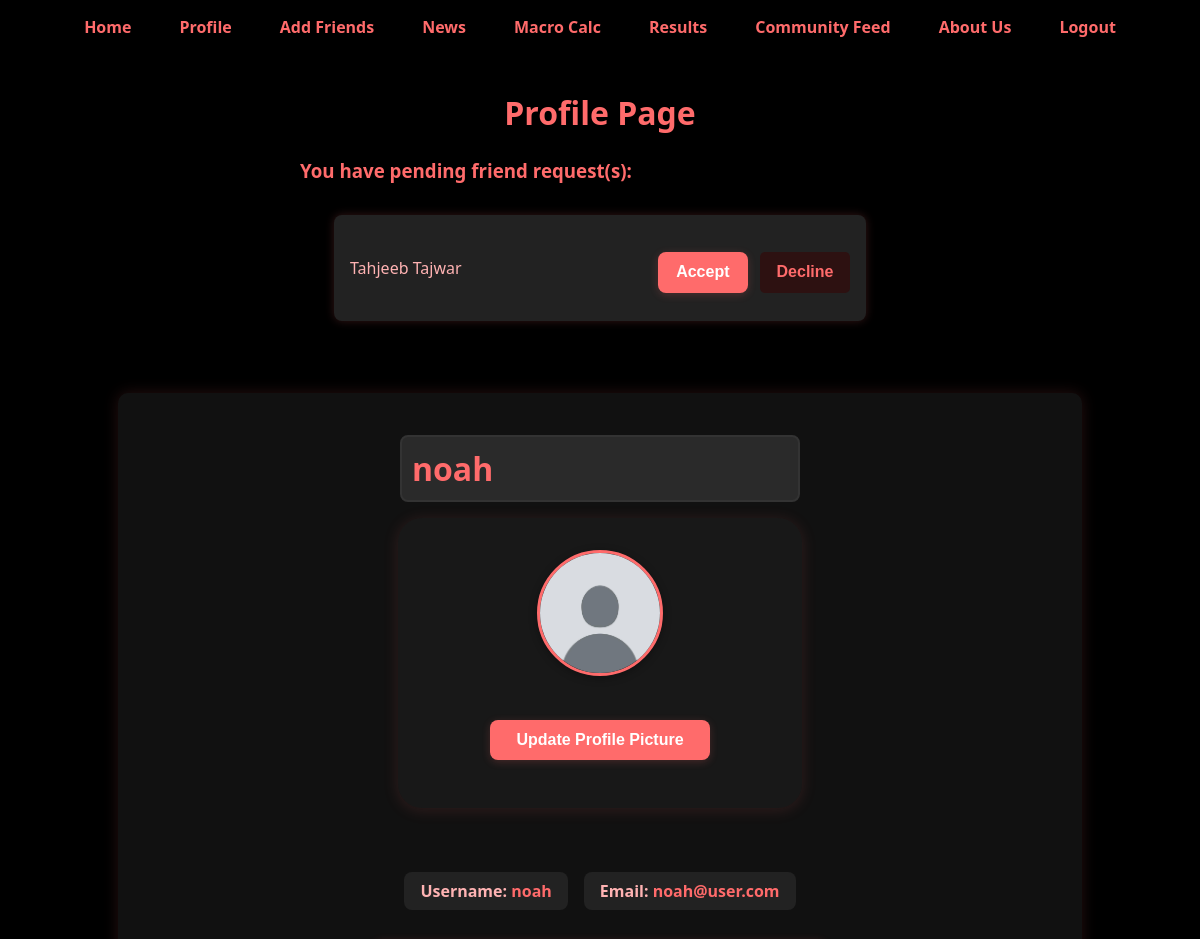
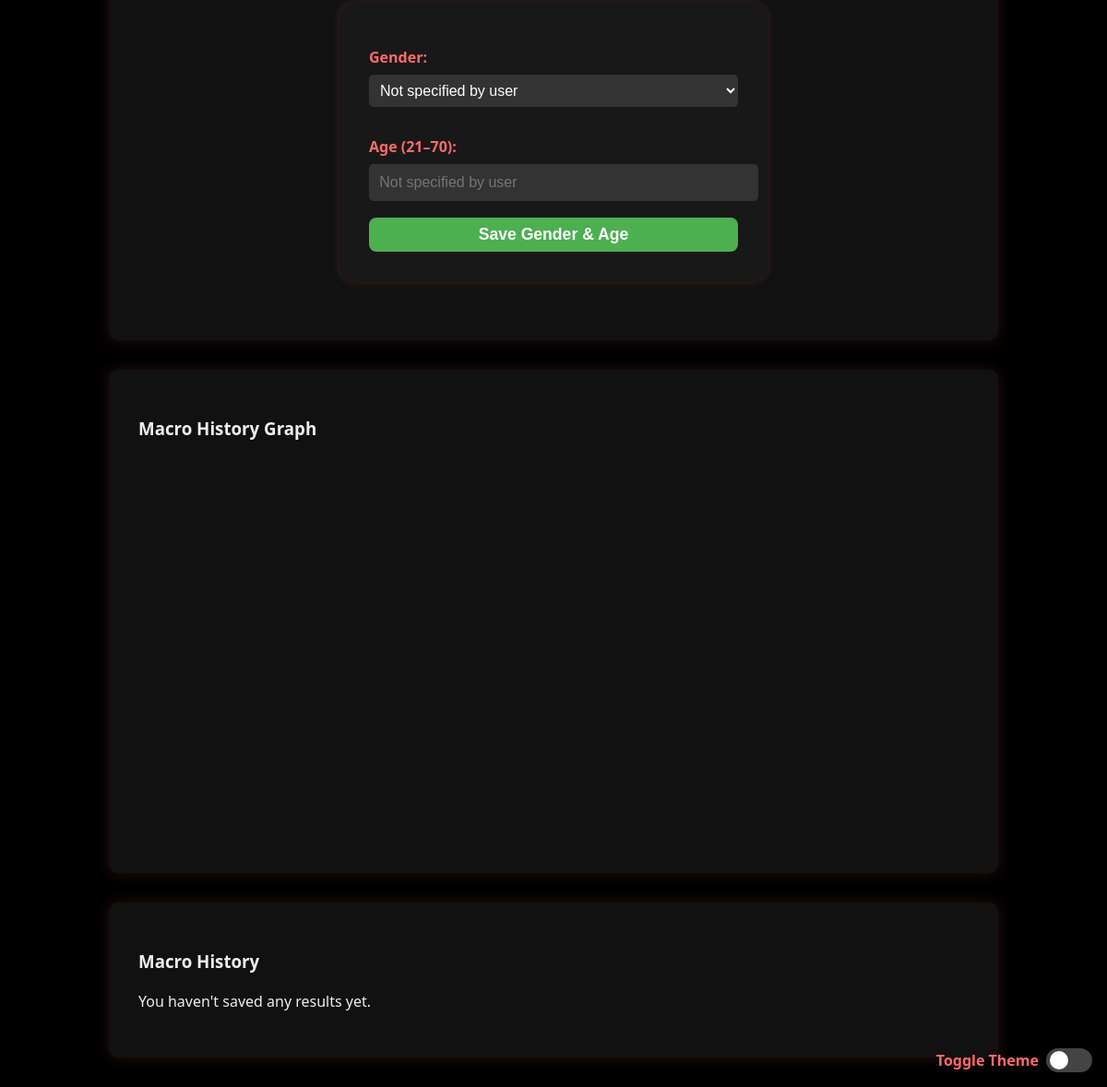
Before: /profile (signed in) with the older database file (2 pictures, top to bottom).
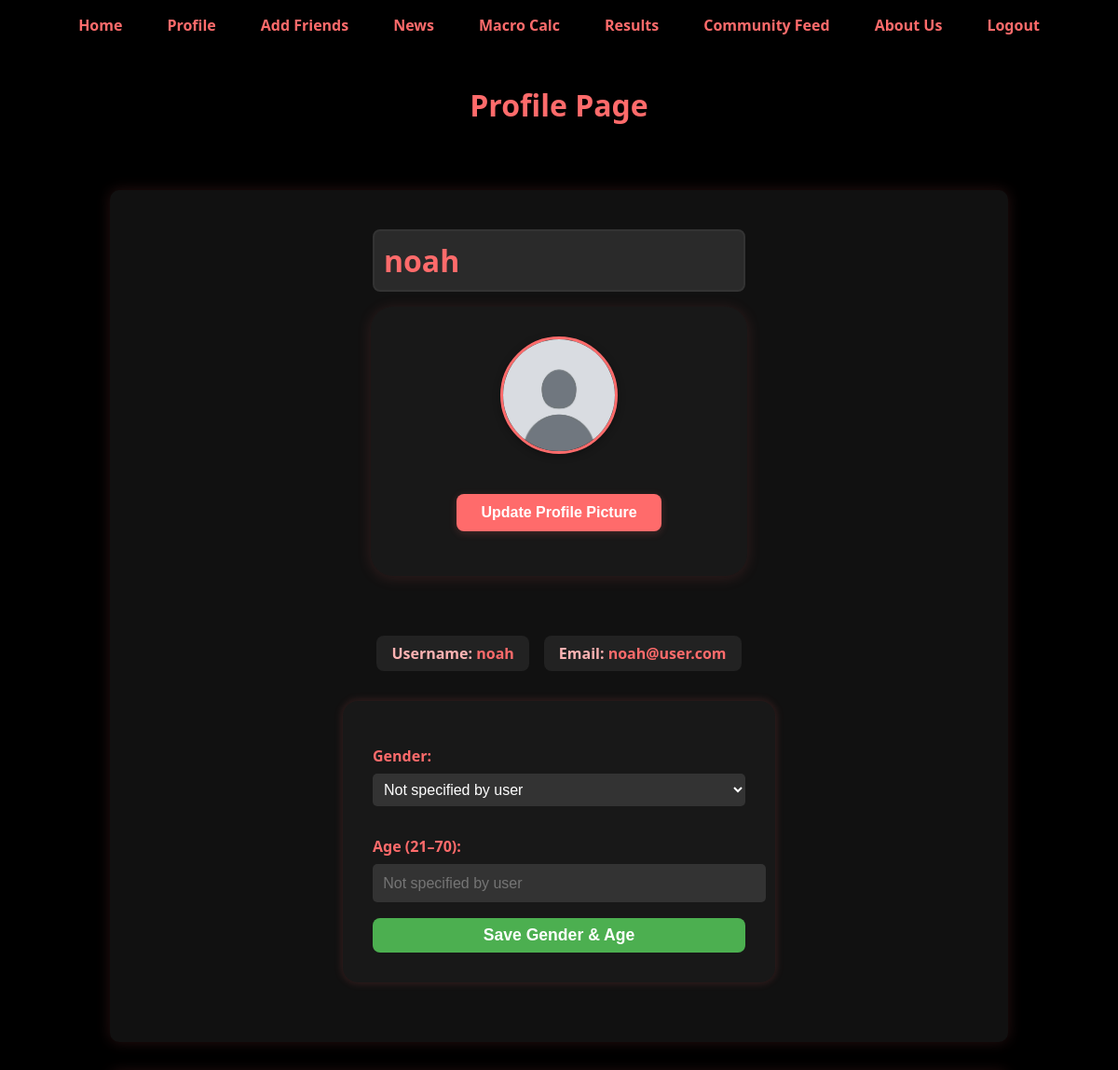
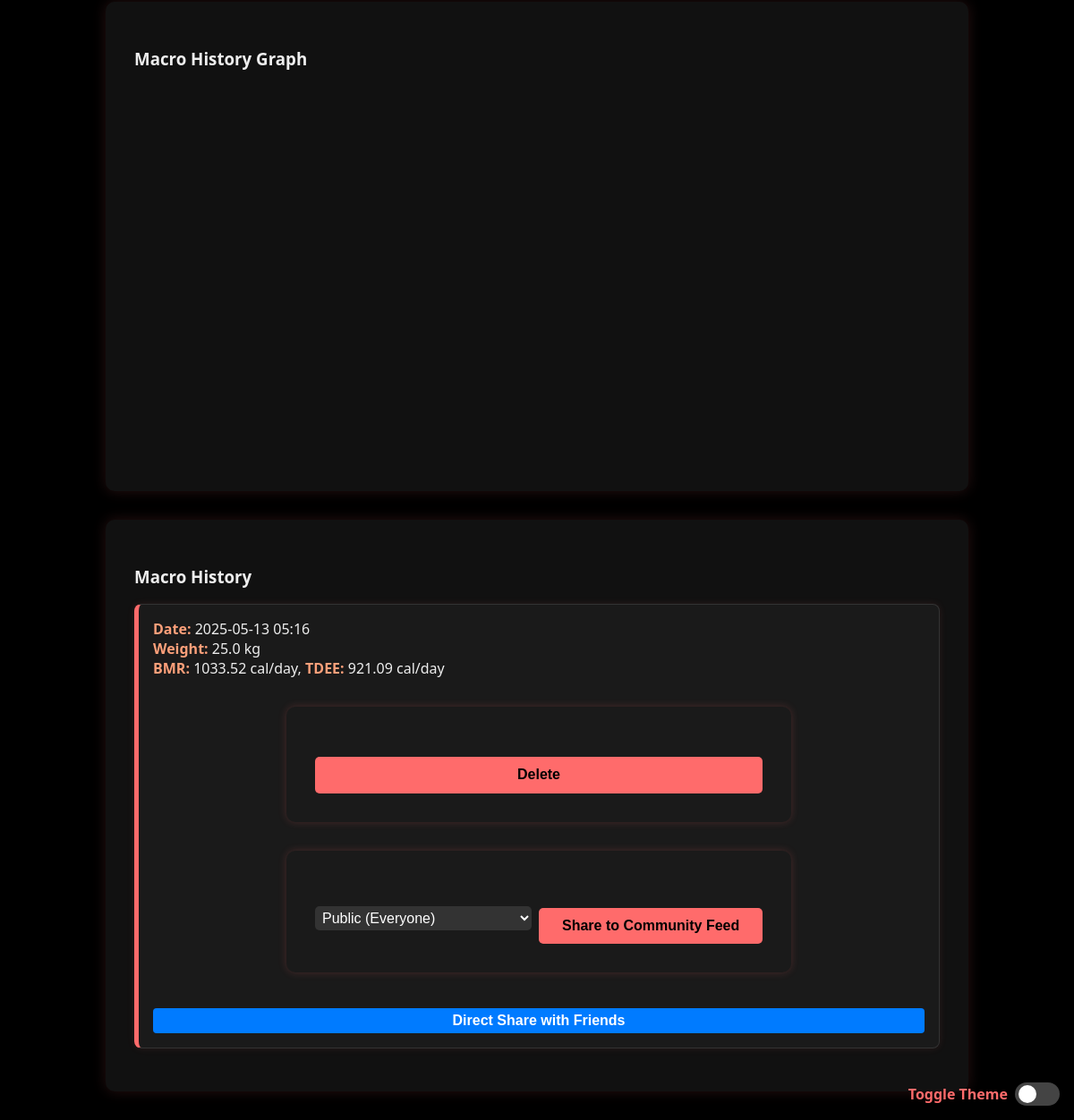
After: the same page with the newer database file (2 pictures, top to bottom).
### app/models.py (models this page shows)
class FriendRequest(db.Model):
    __tablename__ = 'friend_request'
    request_id = db.Column(db.Integer, primary_key=True)
    requester_id = db.Column(
        db.Integer,
        db.ForeignKey('user.id'),
    )
    receiver_id  = db.Column(
        db.Integer,
        db.ForeignKey('user.id'),
    )
    status = db.Column(
        db.String(20),
        nullable=False,
        default='pending'
    )
    requester = db.relationship(
        'User',
        foreign_keys=[requester_id],
        back_populates='requests_sent'
    )
    receiver  = db.relationship(
        'User',
        foreign_keys=[receiver_id],
        back_populates='requests_received'
    )

class User(db.Model, UserMixin):
    id = db.Column(db.Integer, primary_key=True)
    name = db.Column(db.String(80), unique=True, nullable=False)
    email = db.Column(db.String(120), unique=True, nullable=False)
    password = db.Column(db.String(120), nullable=False)
    gender = db.Column(db.String(10))
    age = db.Column(db.Integer)
    profile_picture = db.Column(db.String(255), default='placeholder-profile.jpg')
    requests_sent = db.relationship(
        'FriendRequest',
        foreign_keys='FriendRequest.requester_id',
        back_populates='requester',
        lazy='dynamic'
    )
    requests_received = db.relationship(
        'FriendRequest',
        foreign_keys='FriendRequest.receiver_id',
        back_populates='receiver',
        lazy='dynamic'
    )
    friends = db.relationship(
        'User',
        secondary=friend_assoc,
        primaryjoin=(id == friend_assoc.c.user_id),
        secondaryjoin=(id == friend_assoc.c.friend_id),
        lazy='dynamic'
    )

class MacroPost(db.Model):
    id = db.Column(db.Integer, primary_key=True)
    gender = db.Column(db.String(10), nullable=False)
    age = db.Column(db.Integer, nullable=False)
    weight = db.Column(db.Float, nullable=False)
    height = db.Column(db.Float, nullable=False)
    bmr = db.Column(db.Float, nullable=False)
    tdee = db.Column(db.Float, nullable=False)
    calorie_goal = db.Column(db.String(10), nullable=False, server_default='maintain')
    timestamp = db.Column(db.DateTime, server_default=db.func.now())
    user_id = db.Column(db.Integer, db.ForeignKey('user.id'), nullable=False)
    user = db.relationship('User', backref=db.backref('macroposts', lazy=True))

### app/routes.py (the view)
@app.route("/profile")
@login_required
def profile():
    macro_posts = MacroPost.query.filter_by(user_id=current_user.id).order_by(MacroPost.timestamp.desc()).all()
    form = ProfilePictureForm()
    pending_requests = FriendRequest.query.filter_by(receiver_id=current_user.id, status='pending').all()
    return render_template(
        "profile.html",
        user=current_user,
        macro_posts=macro_posts,
        form=form,
        pending_requests=pending_requests,
    )

### app/forms.py
class ProfilePictureForm(FlaskForm):
    picture = FileField('Update Profile Picture', validators=[
        FileAllowed(['jpg', 'png', 'jpeg'], 'Images only!')
    ])
    submit = SubmitField('Update Picture')

### app/__init__.py (called while the page is built)
@login_manager.user_loader
def load_user(user_id):
    return User.query.get(int(user_id))

### app/templates/profile.html (shortened to what the changed rows need)
{% extends "base.html" %}
{% block content %}
<div class="profile-container">
    <header class="profile-header">
        <h1>Profile Page</h1>
        {% if pending_requests %}
        <div style="margin: 1.5em auto; max-width: 600px;">
            <h3 style="color:#ff6b6b; margin-bottom: 1em;">You have pending friend request(s):
            </h3>
            {% for request in pending_requests %}
            <form action="{{ url_for('respond_friend_request', request_id=request.request_id) }}" method="POST"
                style="display:flex; justify-content:space-between; align-items:center; background:#222; padding:0.8em 1em; border-radius:8px; margin-bottom:10px;">
                <span style="color:#ffb3b3;"> {{ request.requester.name }}</span>
                <div>
                    <button name="decision" value="accept" class="profile-btn update-btn" style="margin-right:0.5em; width:90px;">Accept</button>
                    <button name="decision" value="decline" class="delete-btn" style="width:90px;">Decline</button>
                </div>
            </form>
            {% endfor %}
        </div>
        {% endif %}
    </header>
    <section class="profile-info">
        <div style="display:flex; flex-direction:column; align-items:center; margin-bottom: 2em;">
            <h2 style="font-size:2rem; font-weight:bold; color:#ff6b6b; margin-bottom:0.5em;">{{ user.name }}</h2>
        </div>
    </section>
    <section class="macro-history">
        <h3>Macro History</h3>
        {% if macro_posts %}
            <ul>
                {% for post in macro_posts %}
                    <li>
                        <strong>Date:</strong> {{ post.timestamp.strftime('%Y-%m-%d %H:%M') }}<br>
                        <strong>Weight:</strong> {{ post.weight }} kg<br>
                        <strong>BMR:</strong> {{ post.bmr }} cal/day,
                        <strong>TDEE:</strong> {{ post.tdee }} cal/day
                        <form action="{{ url_for('delete_macro_post', post_id=post.id) }}" method="POST" style="inline">
                            <button type="submit" onclick="return confirm('Are you sure you want to delete this entry?');">Delete</button>
                        </form>
                        <form action="{{ url_for('create_feed_post', post_id=post.id) }}" method="POST" style="inline">
                            <div style="margin-top: 8px; display: flex; align-items: center;">
                                <select name="visibility" style="margin-right: 8px; padding: 4px;">
                                    <option value="public">Public (Everyone)</option>
                                </select>
                                <button type="submit">Share to Community Feed</button>
                            </div>
                        </form>
                        <button onclick="openShareModal('{{ post.id }}')" class="share-btn" style="margin-top: 8px;">
                            Direct Share with Friends
                        </button>
                    </li>
                {% endfor %}
            </ul>
        {% else %}
            <p>You haven't saved any results yet.</p>
        {% endif %}
    </section>
</div>
{% endblock %}

Changed rows visible on the page:
no longer on this page (row edited): FriendRequest: requester.name "Tahjeeb Tajwar"
added MacroPost: timestamp "2025-05-13 05:16", weight "25.0", bmr "1033.52", tdee "921.09"
Other visible differences:
text no longer shown: "You have pending friend request(s): You haven't saved any results yet."
